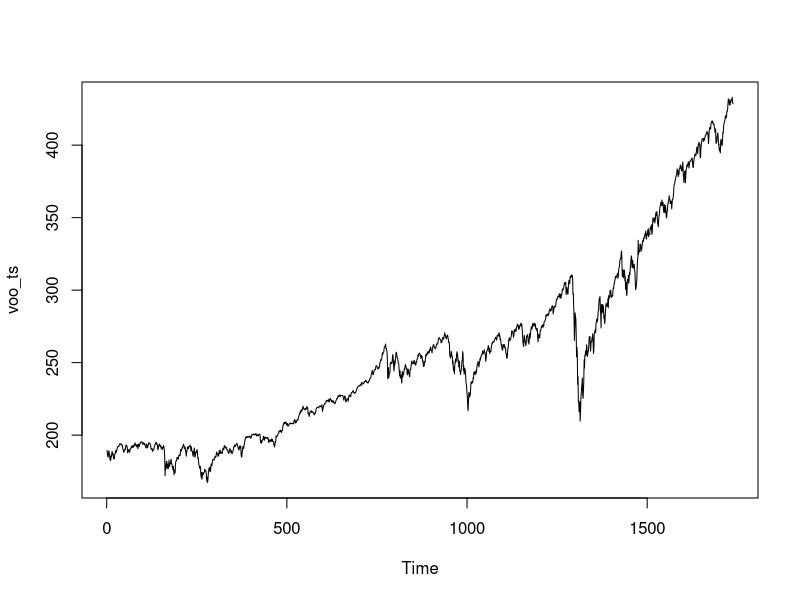
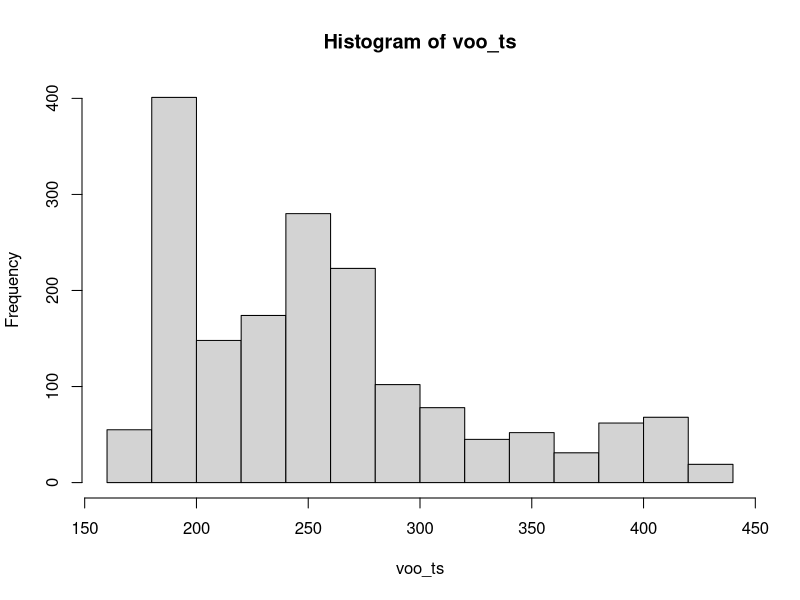
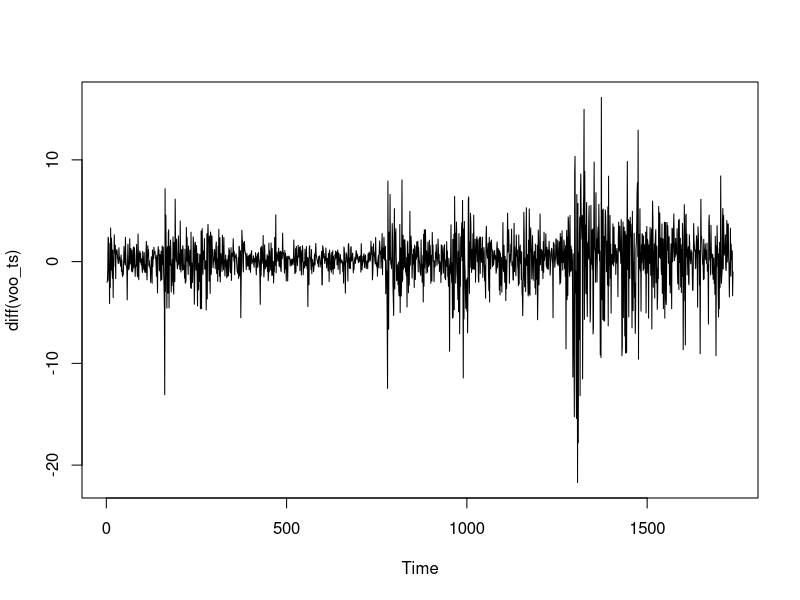
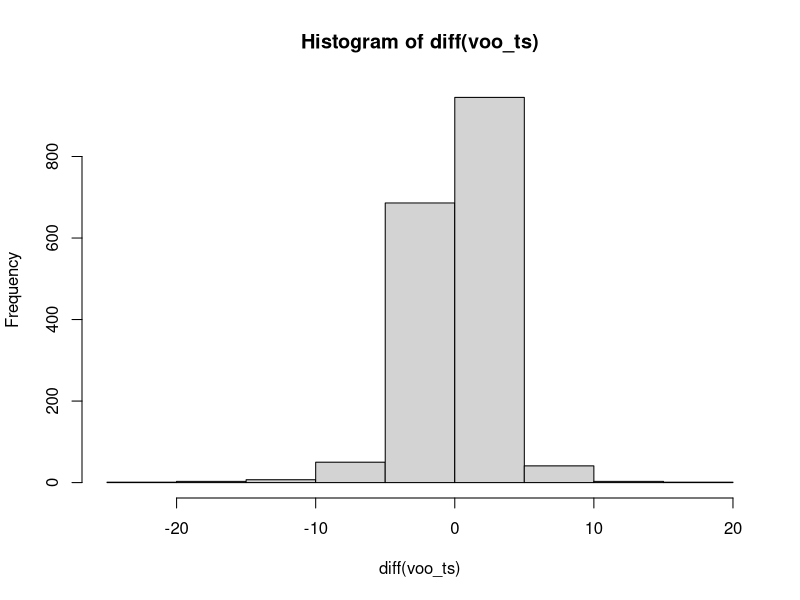
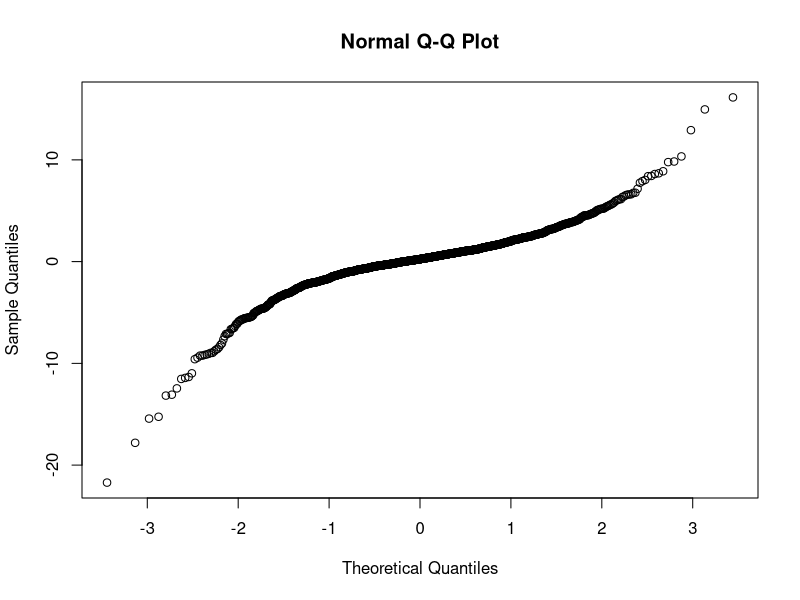
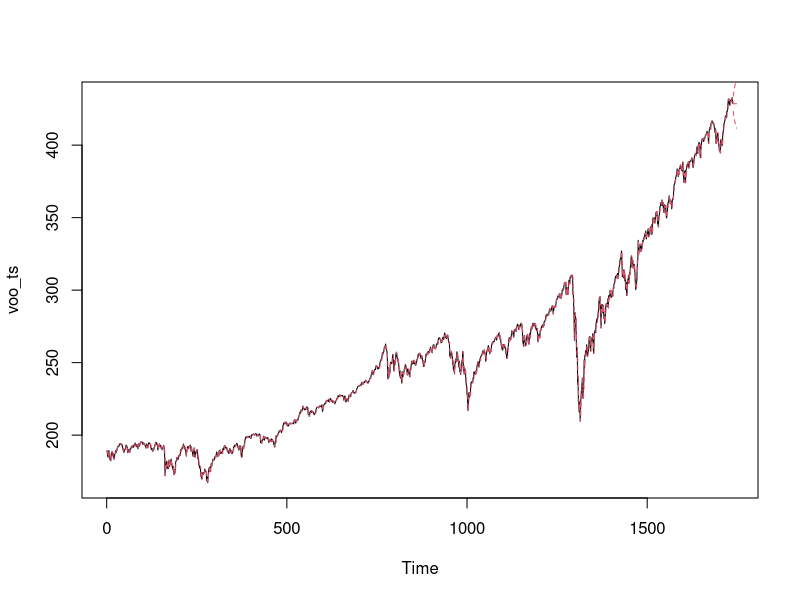
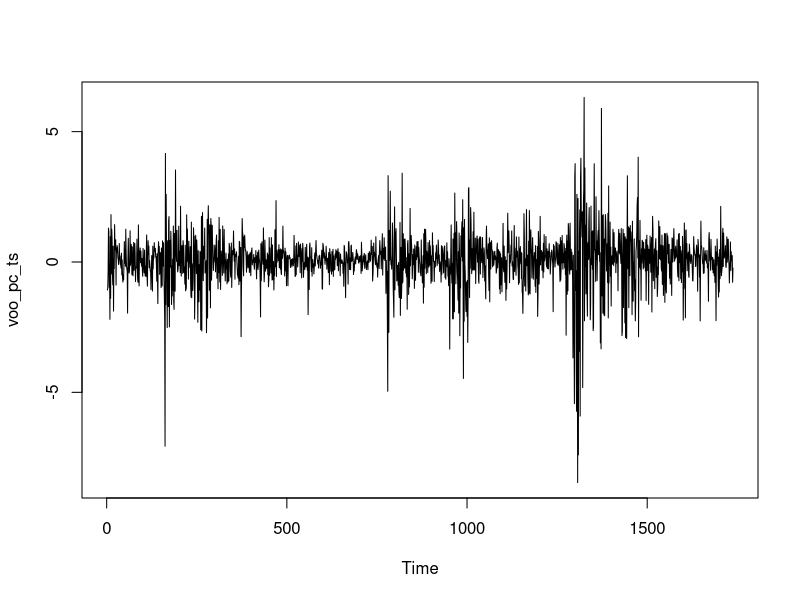
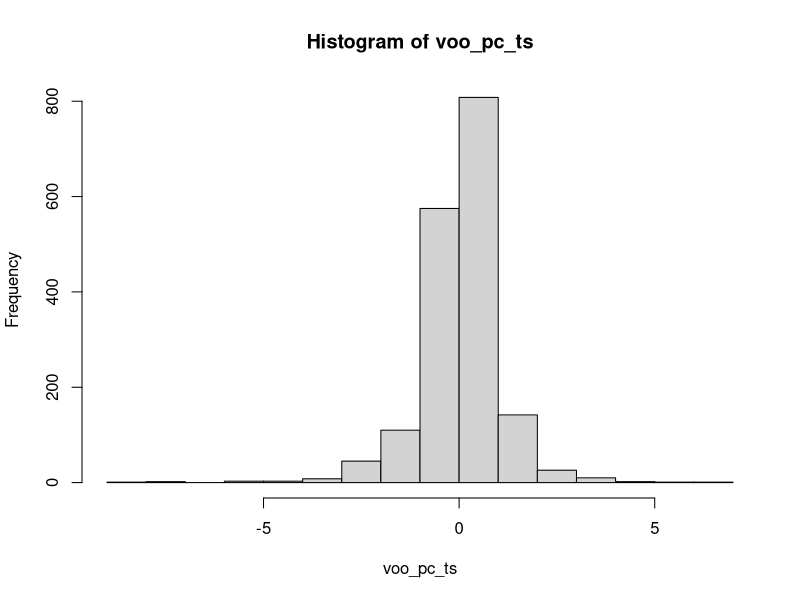

Reproduce these figures in R, in order.
library(tidyverse)

voo_data <- read_csv(file = "data/VOO.csv")

glimpse(voo_data)

min(voo_data$Date)
max(voo_data$Date)

voo_ts <- voo_data %>%
  pull(Open) %>%
  ts()

glimpse(voo_ts)

plot.ts(voo_ts)
hist(voo_ts)
mean(voo_ts)
sd(voo_ts)

plot.ts(diff(voo_ts))
hist(diff(voo_ts))
diff_mean <- mean(diff(voo_ts))
diff_sd <- sd(diff(voo_ts))
qqnorm(diff(voo_ts))

diff_mean - diff_sd*0.5
diff_mean + diff_sd*0.5

diff_mean - diff_sd
diff_mean + diff_sd

diff_mean - diff_sd*2
diff_mean + diff_sd*2

#FITTING THE MODEL
rw <- arima(x = voo_ts, order = c(0,1,0))

ts.plot(voo_ts)
RW_fitted <- voo_ts - residuals(rw)
points(RW_fitted, type = "l", col = 2, lty = 2)


RW_forecast <- predict(rw, n.ahead = 10)$pred
RW_forecast_se <- predict(rw, n.ahead = 10)$se
points(RW_forecast, type = "l", col = 2)
points(RW_forecast - 2*RW_forecast_se, type = "l", col = 2, lty = 2)
points(RW_forecast + 2*RW_forecast_se, type = "l", col = 2, lty = 2)

#PERCENT CHANGE
voo_pc_ts <- voo_data %>%
  mutate(pct_change = (Open - lag(Open))/lag(Open)*100) %>%
  pull(pct_change) %>%
  ts()

plot.ts(voo_pc_ts)
hist(voo_pc_ts)
pc_mean <- mean(voo_pc_ts, na.rm = TRUE)
pc_sd <- sd(voo_pc_ts, na.rm = TRUE)
qqnorm(diff(voo_pc_ts))

pc_mean - pc_sd
pc_mean + pc_sd

pc_mean - pc_sd*2
pc_mean + pc_sd*2
